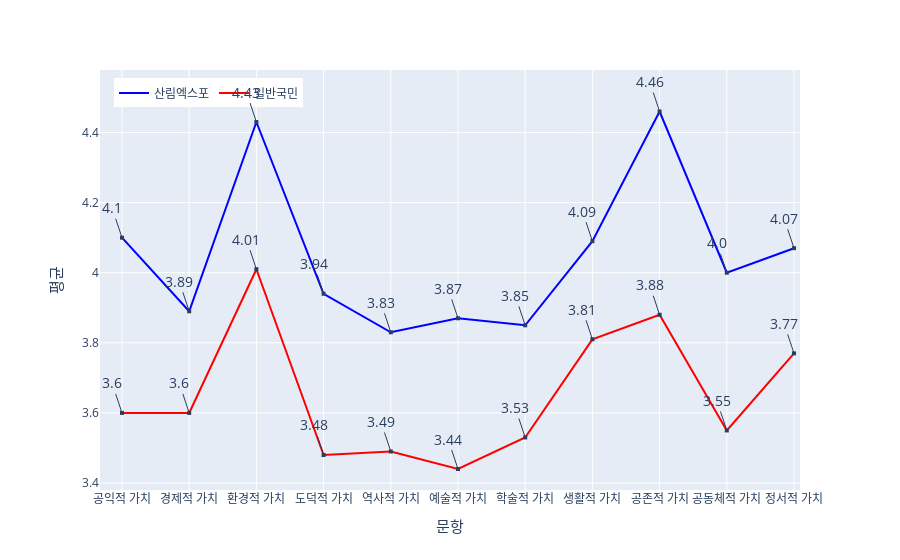

Notebook code for this chart:
### Code cell
import plotly.express as px
import plotly.graph_objects as go

# 그래프 생성
fig = go.Figure()

# 엑스포 그래프 추가
fig.add_trace(go.Scatter(x=expo_4_df['설문'], y=expo_4_df['평균'], mode='lines', name='산림엑스포', line=dict(color='blue')))
# 일반국민 그래프 추가
fig.add_trace(go.Scatter(x=common_4_df['설문'], y=common_4_df['평균'], mode='lines', name='일반국민', line=dict(color='red')))

# 각 지점에 숫자 표시하기
for i, row in expo_4_df.iterrows():
    fig.add_annotation(
        text=row['평균'],
        x=row['설문'],
        y=row['평균'],
        showarrow=True,
        arrowhead=7,
        font=dict(size=14)  # annotation 폰트
    )

# 두 번째 꺾은선 그래프의 annotation 추가
for i, row in common_4_df.iterrows():
    fig.add_annotation(
        text=row['평균'],
        x=row['설문'],
        y=row['평균'],
        showarrow=True,
        arrowhead=7,
        font=dict(size=14)  # annotation 폰트
    )

# 그래프 레이아웃 설정
fig.update_layout(
    xaxis_title='문항',
    yaxis_title='평균',
    margin=dict(l=100, r=20, t=50, b=50),  # 그래프 마진 조정
    yaxis_title_font=dict(
        size=15,  # Y 레이블 폰트 크기
    ),
    xaxis_title_font=dict(
        size=15,  # X 레이블 폰트 크기
    )
)

# 범례 추가
fig.update_layout(legend=dict(orientation="h", x=0.02, y=0.98), showlegend=True)

# 여백 (margin) 조정
fig.update_layout(margin=dict(l=100, r=100, b=70, t=70))

# 그래프 그리기
fig.show()

### Figure 1 — Plotly figure (JSON) as saved in the notebook; plotly's stock layout.template omitted (floating-point values rounded to 4 significant figures)
{"data": [{"line": {"color": "blue"}, "mode": "lines", "name": "산림엑스포", "type": "scatter", "x": ["공익적 가치", "경제적 가치", "환경적 가치", "도덕적 가치", "역사적 가치", "예술적 가치", "학술적 가치", "생활적 가치", "공존적 가치", "공동체적 가치", "정서적 가치"], "y": [4.1, 3.89, 4.43, 3.94, 3.83, 3.87, 3.85, 4.09, 4.46, 4, 4.07]}, {"line": {"color": "red"}, "mode": "lines", "name": "일반국민", "type": "scatter", "x": ["공익적 가치", "경제적 가치", "환경적 가치", "도덕적 가치", "역사적 가치", "예술적 가치", "학술적 가치", "생활적 가치", "공존적 가치", "공동체적 가치", "정서적 가치"], "y": [3.6, 3.6, 4.01, 3.48, 3.49, 3.44, 3.53, 3.81, 3.88, 3.55, 3.77]}], "layout": {"annotations": [{"arrowhead": 7, "font": {"size": 14}, "showarrow": true, "text": "4.1", "x": "공익적 가치", "y": 4.1}, {"arrowhead": 7, "font": {"size": 14}, "showarrow": true, "text": "3.89", "x": "경제적 가치", "y": 3.89}, {"arrowhead": 7, "font": {"size": 14}, "showarrow": true, "text": "4.43", "x": "환경적 가치", "y": 4.43}, {"arrowhead": 7, "font": {"size": 14}, "showarrow": true, "text": "3.94", "x": "도덕적 가치", "y": 3.94}, {"arrowhead": 7, "font": {"size": 14}, "showarrow": true, "text": "3.83", "x": "역사적 가치", "y": 3.83}, {"arrowhead": 7, "font": {"size": 14}, "showarrow": true, "text": "3.87", "x": "예술적 가치", "y": 3.87}, {"arrowhead": 7, "font": {"size": 14}, "showarrow": true, "text": "3.85", "x": "학술적 가치", "y": 3.85}, {"arrowhead": 7, "font": {"size": 14}, "showarrow": true, "text": "4.09", "x": "생활적 가치", "y": 4.09}, {"arrowhead": 7, "font": {"size": 14}, "showarrow": true, "text": "4.46", "x": "공존적 가치", "y": 4.46}, {"arrowhead": 7, "font": {"size": 14}, "showarrow": true, "text": "4.0", "x": "공동체적 가치", "y": 4}, {"arrowhead": 7, "font": {"size": 14}, "showarrow": true, "text": "4.07", "x": "정서적 가치", "y": 4.07}, {"arrowhead": 7, "font": {"size": 14}, "showarrow": true, "text": "3.6", "x": "공익적 가치", "y": 3.6}, {"arrowhead": 7, "font": {"size": 14}, "showarrow": true, "text": "3.6", "x": "경제적 가치", "y": 3.6}, {"arrowhead": 7, "font": {"size": 14}, "showarrow": true, "text": "4.01", "x": "환경적 가치", "y": 4.01}, {"arrowhead": 7, "font": {"size": 14}, "showarrow": true, "text": "3.48", "x": "도덕적 가치", "y": 3.48}, {"arrowhead": 7, "font": {"size": 14}, "showarrow": true, "text": "3.49", "x": "역사적 가치", "y": 3.49}, {"arrowhead": 7, "font": {"size": 14}, "showarrow": true, "text": "3.44", "x": "예술적 가치", "y": 3.44}, {"arrowhead": 7, "font": {"size": 14}, "showarrow": true, "text": "3.53", "x": "학술적 가치", "y": 3.53}, {"arrowhead": 7, "font": {"size": 14}, "showarrow": true, "text": "3.81", "x": "생활적 가치", "y": 3.81}, {"arrowhead": 7, "font": {"size": 14}, "showarrow": true, "text": "3.88", "x": "공존적 가치", "y": 3.88}, {"arrowhead": 7, "font": {"size": 14}, "showarrow": true, "text": "3.55", "x": "공동체적 가치", "y": 3.55}, {"arrowhead": 7, "font": {"size": 14}, "showarrow": true, "text": "3.77", "x": "정서적 가치", "y": 3.77}], "legend": {"orientation": "h", "x": 0.02, "y": 0.98}, "margin": {"b": 70, "l": 100, "r": 100, "t": 70}, "showlegend": true, "xaxis": {"title": {"font": {"size": 15}, "text": "문항"}}, "yaxis": {"title": {"font": {"size": 15}, "text": "평균"}}}}
